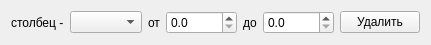
<?xml version="1.0" encoding="UTF-8"?>
<ui version="4.0">
 <class>FilterBox</class>
 <widget class="QWidget" name="FilterBox">
  <property name="geometry">
   <rect>
    <x>0</x>
    <y>0</y>
    <width>400</width>
    <height>42</height>
   </rect>
  </property>
  <property name="sizePolicy">
   <sizepolicy hsizetype="Expanding" vsizetype="Minimum">
    <horstretch>0</horstretch>
    <verstretch>0</verstretch>
   </sizepolicy>
  </property>
  <property name="windowTitle">
   <string>Form</string>
  </property>
  <layout class="QHBoxLayout" name="horizontalLayout">
   <item>
    <widget class="QLabel" name="label_4">
     <property name="text">
      <string>столбец -</string>
     </property>
    </widget>
   </item>
   <item>
    <widget class="QComboBox" name="filterComboBox"/>
   </item>
   <item>
    <widget class="QLabel" name="label_3">
     <property name="text">
      <string>от</string>
     </property>
    </widget>
   </item>
   <item>
    <widget class="QDoubleSpinBox" name="fromSpinBox">
     <property name="decimals">
      <number>1</number>
     </property>
     <property name="maximum">
      <double>10000.000000000000000</double>
     </property>
    </widget>
   </item>
   <item>
    <widget class="QLabel" name="label_5">
     <property name="text">
      <string>до</string>
     </property>
    </widget>
   </item>
   <item>
    <widget class="QDoubleSpinBox" name="toSpinBox">
     <property name="decimals">
      <number>1</number>
     </property>
     <property name="maximum">
      <double>10000.000000000000000</double>
     </property>
    </widget>
   </item>
   <item>
    <widget class="QPushButton" name="selfDel_button">
     <property name="text">
      <string>Удалить</string>
     </property>
    </widget>
   </item>
  </layout>
 </widget>
 <resources/>
 <connections/>
</ui>
